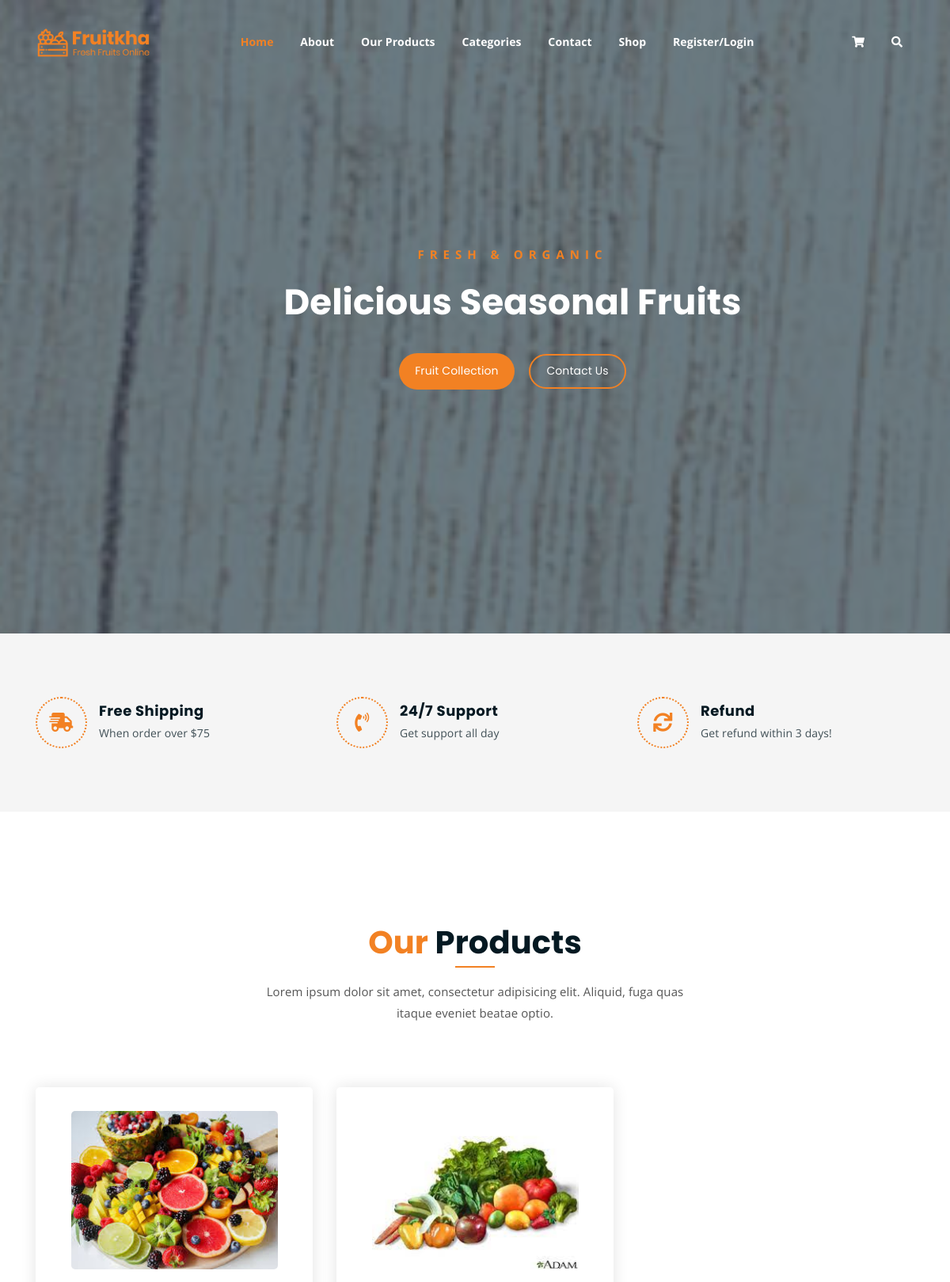
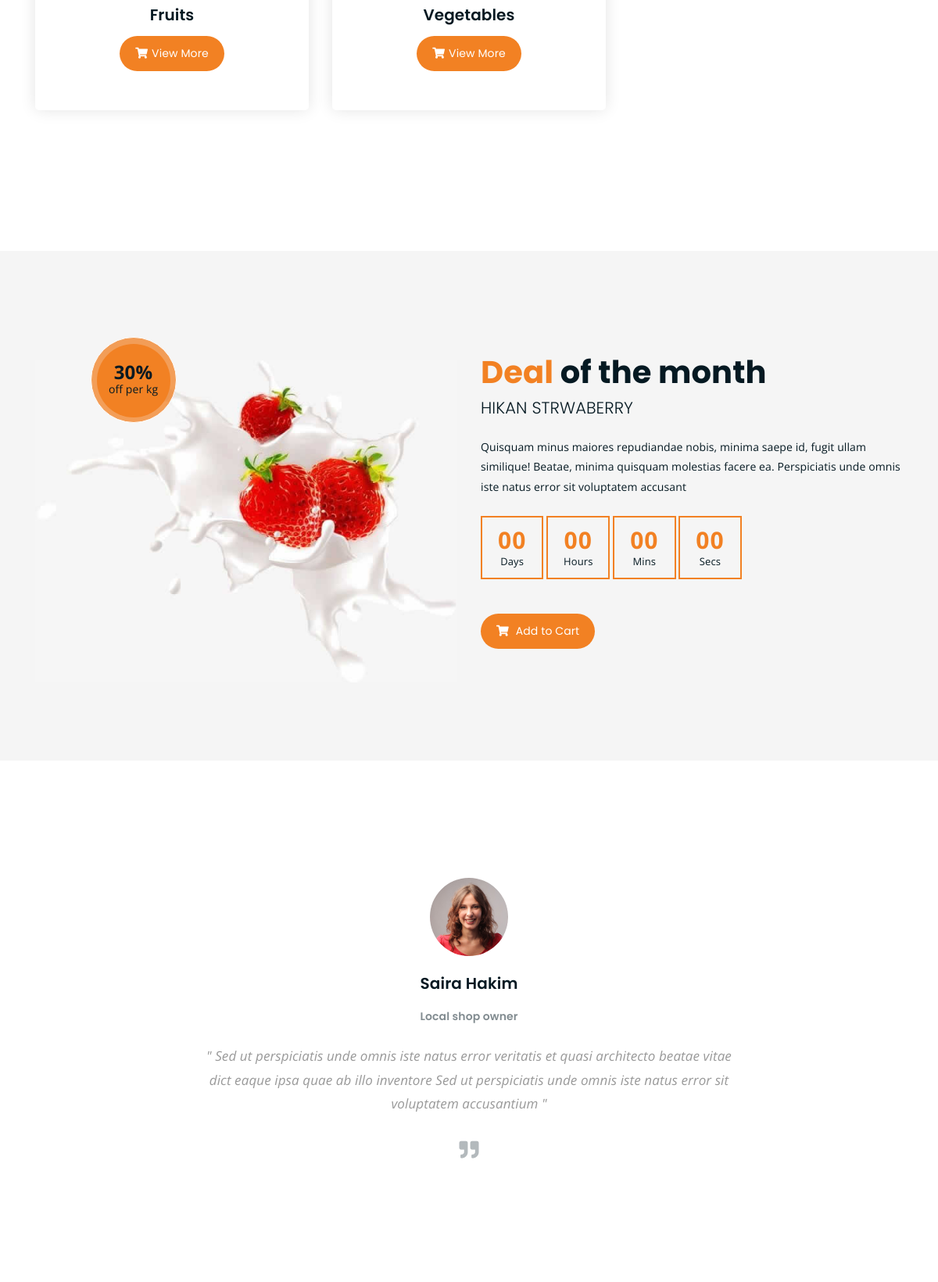
The page / (upper part) on the database its author committed (2 pictures, top to bottom).
### Backend/models.py (models this page shows)
class category_db(models.Model):
    Category_Name=models.CharField(max_length=100,null=True,blank=True)
    Description=models.CharField(max_length=100,null=True,blank=True)
    Category_Image=models.ImageField(upload_to="category Images",null=True,blank=True)

### webapp/views.py (the view)
# urls.py: path('',views.homepage,name="home"),
def homepage(request):
    cat=category_db.objects.all()
    return render(request,"home.html",{'cat':cat})

### webapp/templates/home.html (shortened to what this page needs)
<!DOCTYPE html>
{% load static %}
<html lang="en">
<head>
	<link rel="stylesheet" href="{% static 'assets/css/all.min.css' %}">
	<link rel="stylesheet" href="{% static 'assets/bootstrap/css/bootstrap.min.css' %}">
	<link rel="stylesheet" href="{% static 'assets/css/owl.carousel.css' %}">
	<link rel="stylesheet" href="{% static 'assets/css/magnific-popup.css' %}">
	<link rel="stylesheet" href="{% static 'assets/css/animate.css' %}">
	<link rel="stylesheet" href="{% static 'assets/css/meanmenu.min.css' %}">
	<link rel="stylesheet" href="{% static 'assets/css/main.css' %}">
	<link rel="stylesheet" href="{% static 'assets/css/responsive.css' %}">
</head>
<body>
	<div class="top-header-area" id="sticker">
		<div class="container">
			<div class="row">
				<div class="col-lg-12 col-sm-12 text-center">
					<div class="main-menu-wrap">
						<div class="site-logo">
							<a href="index.html">
								<img src="{% static 'assets/img/logo.png' %}" alt="">
							</a>
						</div>
						<nav class="main-menu">
							<ul>
								<li class="current-list-item"><a href="{% url 'home' %}">Home</a>
								</li>
								<li><a href="">About</a></li>
								<li><a href="{% url 'product' %}">Our Products</a></li>
								<li><a href="#">Categories</a>
								</li>
								<li><a href="{% url 'contact' %}">Contact</a></li>
								<li><a href="#">Shop</a>
								</li>
								 {% if request.session.Email %}
								  <li><a href="{% url 'user_logout' %}">Welcome  {{request.session.Email}} /Logout</a></li>
								{% else %}
								 <li><a href="{% url 'login_pages' %}">Register/Login</a></li>
								{% endif %}
								<li>
									<div class="header-icons">
										<a class="shopping-cart" href="{% url 'cart_page' %}"><i class="fas fa-shopping-cart"></i></a>
										<a class="mobile-hide search-bar-icon" href="#"><i class="fas fa-search"></i></a>
									</div>
								</li>
							</ul>
						</nav>
					</div>
				</div>
			</div>
		</div>
	</div>
	<div class="hero-area hero-bg">
		<div class="container">
			<div class="row">
				<div class="col-lg-9 offset-lg-2 text-center">
					<div class="hero-text">
						<div class="hero-text-tablecell">
							<p class="subtitle">Fresh & Organic</p>
							<h1>Delicious Seasonal Fruits</h1>
							<div class="hero-btns">
								<a href="#" class="boxed-btn">Fruit Collection</a>
								<a href="{% url 'contact' %}" class="bordered-btn">Contact Us</a>
							</div>
						</div>
					</div>
				</div>
			</div>
		</div>
	</div>
	<div class="list-section pt-80 pb-80">
		<div class="container">
			<div class="row">
				<div class="col-lg-4 col-md-6 mb-4 mb-lg-0">
					<div class="list-box d-flex align-items-center">
						<div class="list-icon">
							<i class="fas fa-shipping-fast"></i>
						</div>
						<div class="content">
							<h3>Free Shipping</h3>
							<p>When order over $75</p>
						</div>
					</div>
				</div>
				<div class="col-lg-4 col-md-6 mb-4 mb-lg-0">
					<div class="list-box d-flex align-items-center">
						<div class="list-icon">
							<i class="fas fa-phone-volume"></i>
						</div>
						<div class="content">
							<h3>24/7 Support</h3>
							<p>Get support all day</p>
						</div>
					</div>
				</div>
				<div class="col-lg-4 col-md-6">
					<div class="list-box d-flex justify-content-start align-items-center">
						<div class="list-icon">
							<i class="fas fa-sync"></i>
						</div>
						<div class="content">
							<h3>Refund</h3>
							<p>Get refund within 3 days!</p>
						</div>
					</div>
				</div>
			</div>
		</div>
	</div>
	<div class="product-section mt-150 mb-150">
		<div class="container">
			<div class="row">
				<div class="col-lg-8 offset-lg-2 text-center">
					<div class="section-title">
						<h3><span class="orange-text">Our</span> Products</h3>
						<p>Lorem ipsum dolor sit amet, consectetur adipisicing elit. Aliquid, fuga quas itaque eveniet beatae optio.</p>
					</div>
				</div>
			</div>
			<div class="row">
				{% for d in cat %}
				<div class="col-lg-4 col-md-6 text-center">
					<div class="single-product-item">
						<div class="product-image">
							<a href="{% url 'product_filter' cat_name=d.Category_Name %}"><img src="{{d.Category_Image.url}}" height="200px" alt=""></a>
						</div>
						<h3>{{d.Category_Name}}</h3>
						<a href="{% url 'product_filter' cat_name=d.Category_Name %}" class="cart-btn"><i class="fas fa-shopping-cart"></i>View More</a>
					</div>
				</div>
				{% endfor %}
			</div>
		</div>
	</div>
	<section class="cart-banner pt-100 pb-100">
    	<div class="container">
        	<div class="row clearfix">
            	<div class="image-column col-lg-6">
                	<div class="image">
                    	<div class="price-box">
                        	<div class="inner-price">
                                <span class="price">
                                    <strong>30%</strong> <br> off per kg
                                </span>
                            </div>
                        </div>
                    	<img src="{% static 'assets/img/a.jpg' %}" alt="">
                    </div>
                </div>
                <div class="content-column col-lg-6">
					<h3><span class="orange-text">Deal</span> of the month</h3>
                    <h4>Hikan Strwaberry</h4>
                    <div class="text">Quisquam minus maiores repudiandae nobis, minima saepe id, fugit ullam similique! Beatae, minima quisquam molestias facere ea. Perspiciatis unde omnis iste natus error sit voluptatem accusant</div>
                    <div class="time-counter"><div class="time-countdown clearfix" data-countdown="2020/2/01"></div></div>
                	<a href="cart.html" class="cart-btn mt-3"><i class="fas fa-shopping-cart"></i> Add to Cart</a>
                </div>
            </div>
        </div>
    </section>
	<div class="testimonail-section mt-150 mb-150">
		<div class="container">
			<div class="row">
				<div class="col-lg-10 offset-lg-1 text-center">
					<div class="testimonial-sliders">
						<div class="single-testimonial-slider">
							<div class="client-avater">
								<img src="{% static 'assets/img/avaters/avatar1.png' %}" alt="">
							</div>
							<div class="client-meta">
								<h3>Saira Hakim <span>Local shop owner</span></h3>
								<p class="testimonial-body">
									" Sed ut perspiciatis unde omnis iste natus error veritatis et  quasi architecto beatae vitae dict eaque ipsa quae ab illo inventore Sed ut perspiciatis unde omnis iste natus error sit voluptatem accusantium "
								</p>
								<div class="last-icon">
									<i class="fas fa-quote-right"></i>
								</div>
							</div>
						</div>
					</div>
				</div>
			</div>
		</div>
	</div>
</body>
</html>

### webapp/static/assets/css/responsive.css (style rules this page uses)
@media only screen and (min-width: 992px) and (max-width: 1200px) { .hero-text h1 { font-size: 45px; } }

### rows shown on the page
category_db: Category_Image (picture), Category_Name "Fruits"
category_db: Category_Image (picture), Category_Name "Vegetables"
